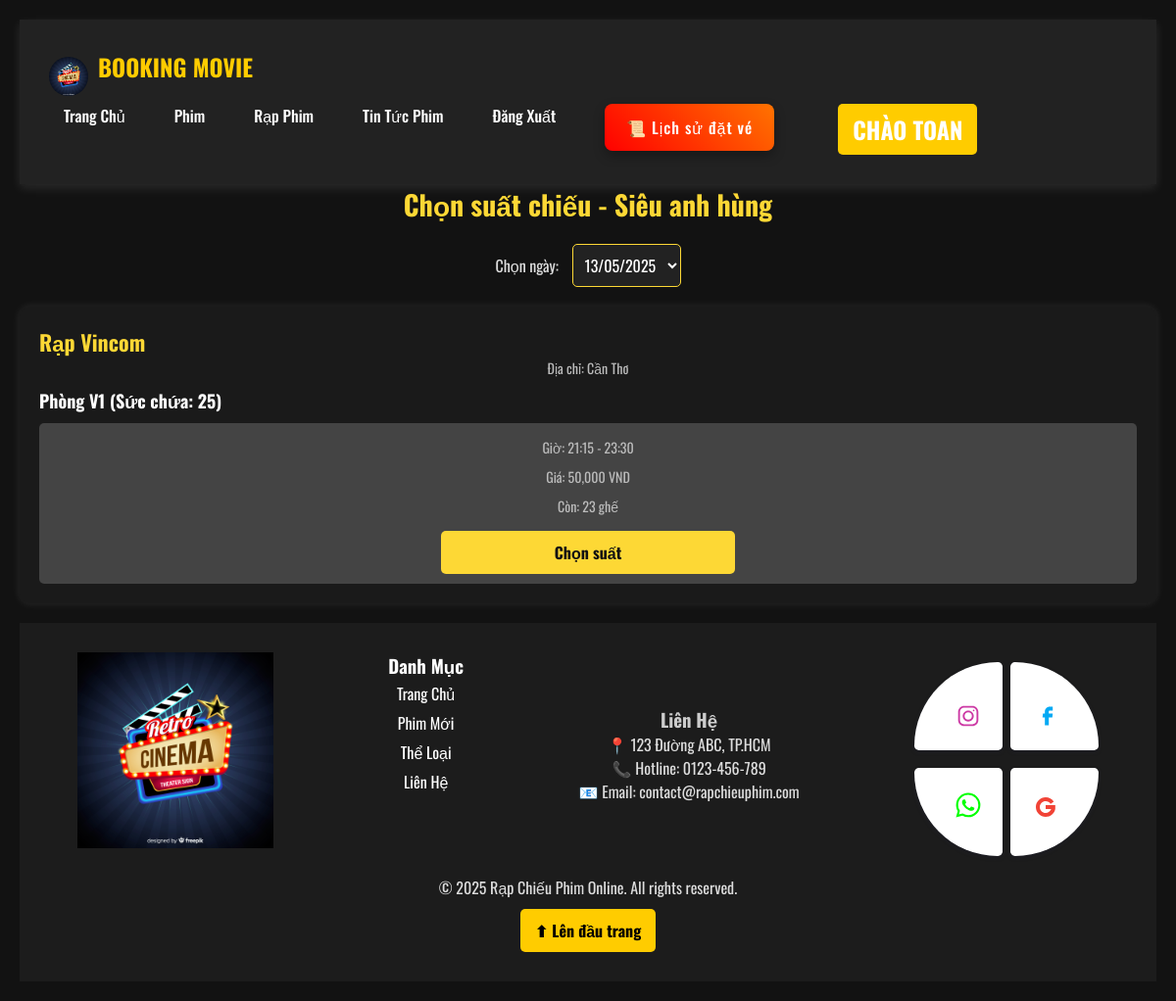
Page /user.php?controller=booking&action=selectTheaterAndRoom&movie_id=53 (signed in) on the committed database.
### tables this page shows
CREATE TABLE `movies` (
  `id` int NOT NULL,
  `title` varchar(255) NOT NULL,
  `description` text,
  `duration` int NOT NULL,
  `release_date` date NOT NULL,
  `trailer_path` varchar(100) DEFAULT NULL,
  `poster_path` varchar(100) DEFAULT NULL,
  `view` int DEFAULT '0',
  `created_at` datetime DEFAULT CURRENT_TIMESTAMP,
  `director` varchar(255) DEFAULT NULL
);

CREATE TABLE `showtimes` (
  `id` int NOT NULL,
  `movie_id` int NOT NULL,
  `theater_id` int NOT NULL,
  `room_id` int NOT NULL,
  `start_time` datetime NOT NULL,
  `price` decimal(8,2) NOT NULL,
  `available_seats` int NOT NULL,
  `end_time` datetime NOT NULL
);

CREATE TABLE `theaters` (
  `id` int NOT NULL,
  `name` varchar(100) NOT NULL,
  `address` varchar(255) NOT NULL,
  `capacity` int NOT NULL
);

CREATE TABLE `rooms` (
  `id` int NOT NULL,
  `theater_id` int NOT NULL,
  `name` varchar(50) NOT NULL,
  `capacity` int NOT NULL,
  `rows` int NOT NULL,
  `columns` int NOT NULL
);

### config/database.php (called while the page is built, shortened)
<?php
class Database
{
    private $host = "localhost";
    private $dbname = "table_movie";
    private $username = "root";
    private $password = "";
    public function getConnection()
    {
        try {
            $this->conn = new PDO("mysql:host=$this->host;dbname=$this->dbname", $this->username, $this->password);
            $this->conn->setAttribute(PDO::ATTR_ERRMODE, PDO::ERRMODE_EXCEPTION);
            return $this->conn;
        } catch (PDOException $e) {
            echo "Connection failed: " . $e->getMessage();
        }
    }
}
?>

### models/BookingUser.php (called while the page is built, shortened)
<?php
require_once 'BaseModel.php';
class BookingModel extends BaseModel
{
     public function getTheatersRoomsAndShowtimesByMovie($movieId, $date = null)
     {
          $date = $date ?? date('Y-m-d');
          $query = "
                    SELECT
                         t.id AS theater_id,
                         t.name AS theater_name,
                         t.address AS theater_address,
                         r.id AS room_id,
                         r.name AS room_name,
                         r.capacity AS room_capacity,
                         s.id AS showtime_id,
                         s.start_time,
                         s.end_time,
                         s.price,
                         s.available_seats
                    FROM theaters t
                    LEFT JOIN rooms r ON t.id = r.theater_id
                    LEFT JOIN showtimes s ON r.id = s.room_id
                    WHERE s.movie_id = :movie_id
                    AND DATE(s.start_time) = :date
                    AND s.available_seats > 0
                    ORDER BY t.name, r.name, s.start_time
               ";
          $stmt = $this->conn->prepare($query);
          $stmt->bindParam(':movie_id', $movieId, PDO::PARAM_INT);
          $stmt->bindParam(':date', $date);
          $stmt->execute();
          $results = $stmt->fetchAll(PDO::FETCH_ASSOC);
          $theaters = [];
          foreach ($results as $row) {
               $theaterId = $row['theater_id'];
               $roomId = $row['room_id'];
               if (!isset($theaters[$theaterId])) {
                    $theaters[$theaterId] = [
                         'id' => $theaterId,
                         'name' => $row['theater_name'],
                         'address' => $row['theater_address'],
                         'rooms' => []
                    ];
               }
               if ($row['room_id'] && !isset($theaters[$theaterId]['rooms'][$roomId])) {
                    $theaters[$theaterId]['rooms'][$roomId] = [
                         'id' => $roomId,
                         'name' => $row['room_name'],
                         'capacity' => $row['room_capacity'],
                         'showtimes' => []
                    ];
               }
               if ($row['showtime_id']) {
                    $theaters[$theaterId]['rooms'][$roomId]['showtimes'][] = [
                         'id' => $row['showtime_id'],
                         'start_time' => $row['start_time'],
                         'end_time' => $row['end_time'],
                         'price' => $row['price'],
                         'available_seats' => $row['available_seats']
                    ];
               }
          }
          $theaters = array_filter($theaters, function ($theater) {
               $theater['rooms'] = array_filter($theater['rooms'], function ($room) {
                    return !empty($room['showtimes']);
               });
               return !empty($theater['rooms']);
          });
          return array_values($theaters);
     }
}

### models/BaseModel.php (called while the page is built, shortened)
<?php
class BaseModel
{
     public function __construct($db, $table)
     {
          $this->conn = $db;
     }
}
?>

### views/user/booking/select_theater_and_room.php (the view, shortened to what this page needs)
<!DOCTYPE html>
<html>
<head>
</head>
<body>
     <h1>Chọn suất chiếu - <?php echo htmlspecialchars($movieTitle); ?></h1>
     <div class="date-selector">
          <form method="get" action="user.php">
               <label for="date">Chọn ngày:</label>
               <select name="date" id="date" onchange="this.form.submit()">
                    <?php
                    $query = "
                    SELECT DISTINCT DATE(start_time) as show_date
                    FROM showtimes
                    WHERE movie_id = :movie_id
                    AND available_seats > 0
                    ORDER BY show_date ASC
                ";
                    $stmt = $this->db->prepare($query);
                    $stmt->bindParam(':movie_id', $_GET['movie_id'], PDO::PARAM_INT);
                    $stmt->execute();
                    $availableDates = $stmt->fetchAll(PDO::FETCH_ASSOC);
                    foreach ($availableDates as $dateOption):
                         $showDate = $dateOption['show_date'];
                         $selected = ($showDate == $date) ? 'selected' : '';
                         ?>
                         <option value="<?php echo htmlspecialchars($showDate); ?>" <?php echo $selected; ?>>
                              <?php echo date('d/m/Y', strtotime($showDate)); ?>
                         </option>
                    <?php endforeach; ?>
               </select>
          </form>
     </div>
     <?php if (empty($theaters)): ?>
          <p>Không có suất chiếu nào cho phim này trong ngày này.</p>
     <?php else: ?>
          <form method="post" action="user.php?controller=booking&action=selectSeats">
               <?php foreach ($theaters as $theater): ?>
                    <div class="theater">
                         <h2><?php echo htmlspecialchars($theater['name']); ?></h2>
                         <p>Địa chỉ: <?php echo htmlspecialchars($theater['address']); ?></p>
                         <?php foreach ($theater['rooms'] as $room): ?>
                              <h3><?php echo htmlspecialchars($room['name']); ?> (Sức chứa: <?php echo $room['capacity']; ?>)</h3>
                              <?php foreach ($room['showtimes'] as $showtime): ?>
                                   <div class="theater-seat">
                                        <p>Giờ:
                                             <?php echo date('H:i', strtotime($showtime['start_time'])); ?> -
                                             <?php echo date('H:i', strtotime($showtime['end_time'])); ?>
                                        </p>
                                        <p>Giá: <?php echo number_format($showtime['price'], 0); ?> VND</p>
                                        <p>Còn: <?php echo $showtime['available_seats']; ?> ghế</p>
                                        <button type="submit" name="showtime_id" value="<?php echo $showtime['id']; ?>">Chọn suất</button>
                                   </div>
                              <?php endforeach; ?>
                         <?php endforeach; ?>
                    </div>
               <?php endforeach; ?>
          </form>
     <?php endif; ?>
</body>
</html>

### public/css/user/home.css (style rules this page uses)
* { margin: 0; padding: 0; box-sizing: border-box; font-family: Arial, sans-serif; scroll-behavior: smooth; }
body { background-color: #121212; color: white; position: relative; }

### public/css/user/detail.css (style rules this page uses)
* { margin: 0; padding: 0; box-sizing: border-box; font-family: 'Oswald', sans-serif; }

### views/user/booking/select_theater_and_room.php (style rules this page uses)
body { background-color: #121212; color: #fff; font-family: Arial, sans-serif; padding: 20px; }
h1 { font-size: 28px; font-weight: bold; color: #fdd835; text-align: center; margin-bottom: 20px; }
.date-selector { text-align: center; margin-bottom: 20px; }
.date-selector label { font-size: 16px; color: #ddd; margin-right: 10px; }
.date-selector select { padding: 8px; font-size: 16px; background-color: #222; color: #fff; border: 1px solid #fdd835; border-radius: 5px; cursor: pointer; }
.theater-seat { display: flex; justify-content: center; align-items: center; flex-direction: column; }
.theater-seat button { width: 300px; }
p { font-size: 16px; color: #ddd; text-align: center; }
.theater { background: #1a1a1a; padding: 20px; border-radius: 10px; margin-bottom: 20px; box-shadow: 0px 0px 10px rgba(255, 255, 255, 0.1); }
.theater h2 { font-size: 22px; font-weight: bold; color: #fdd835; }
.theater p { font-size: 14px; color: #bbb; }
.theater h3 { font-size: 18px; font-weight: bold; color: #fff; margin-top: 10px; }
.theater div { background: #444; padding: 10px; border-radius: 5px; margin-top: 10px; line-height: 30px; }
button { background-color: #fdd835; color: #121212; font-size: 16px; font-weight: bold; padding: 10px 15px; border: none; border-radius: 5px; cursor: pointer; display: block; width: 100%; margin-top: 10px; transition: 0.3s; }

### rows in the picture
movies: title "Siêu anh hùng"
showtimes: theater.name "Rạp Vincom", theater.address "Cần Thơ", room.name "Phòng V1", room.capacity "25", start_time "21:15", end_time "23:30", price "50,000", available_seats "23", $showtime['id'] 43 (drawn)

### other values in the picture
$_SESSION['username'] "TOAN"
form field date "13/05/2025"
